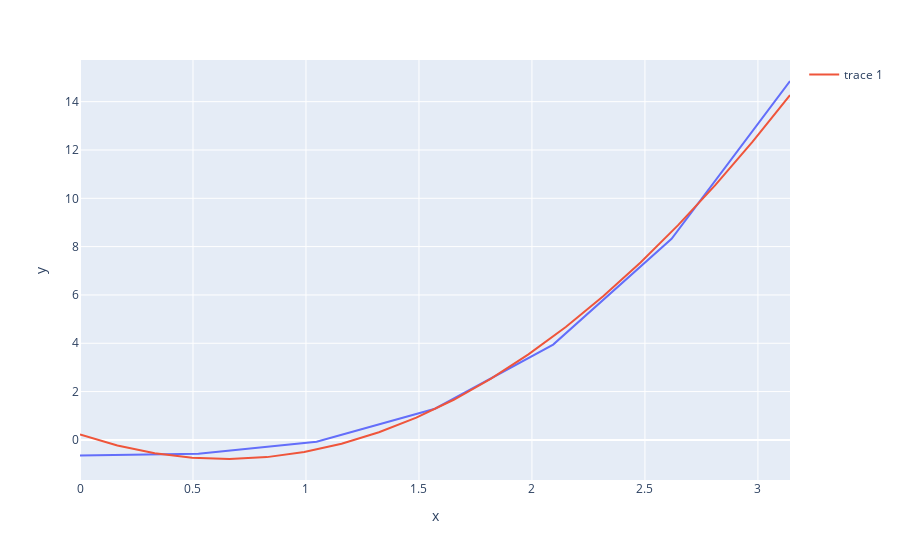

Write notebook code for a chart like this one.
### Code cell
x, y, p = read_xypdata("data/tmp42")

x_pred = np.linspace(min(x), max(x), 20)
f_pred = LeastSquare(x, y, p, 2)
y_pred = [f_pred(xi) for xi in x_pred]

fig = px.line(x=x, y=y)
fig.add_trace(go.Scatter(x=x_pred, y=y_pred))
fig.show()

### Figure 1 — Plotly figure (JSON) as saved in the notebook; plotly's stock layout.template omitted (floating-point values rounded to 4 significant figures)
{"data": [{"hovertemplate": "x=%{x}<br>y=%{y}<extra></extra>", "legendgroup": "", "line": {"color": "#636efa", "dash": "solid"}, "marker": {"symbol": "circle"}, "mode": "lines", "name": "", "orientation": "v", "showlegend": false, "type": "scatter", "x": [0, 0.524, 1.047, 1.571, 2.094, 2.618, 3.142], "xaxis": "x", "y": [-0.648, -0.576, -0.074, 1.29, 3.946, 8.324, 14.86], "yaxis": "y"}, {"type": "scatter", "x": [0, 0.1654, 0.3307, 0.4961, 0.6615, 0.8268, 0.9922, 1.158, 1.323, 1.488, 1.654, 1.819, 1.984, 2.15, 2.315, 2.481, 2.646, 2.811, 2.977, 3.142], "y": [0.2217, -0.2298, -0.5489, -0.7357, -0.7901, -0.7122, -0.502, -0.1594, 0.3155, 0.9227, 1.662, 2.534, 3.539, 4.675, 5.944, 7.345, 8.879, 10.54, 12.34, 14.27]}], "layout": {"legend": {"tracegroupgap": 0}, "margin": {"t": 60}, "xaxis": {"anchor": "y", "domain": [0, 1], "title": {"text": "x"}}, "yaxis": {"anchor": "x", "domain": [0, 1], "title": {"text": "y"}}}}
